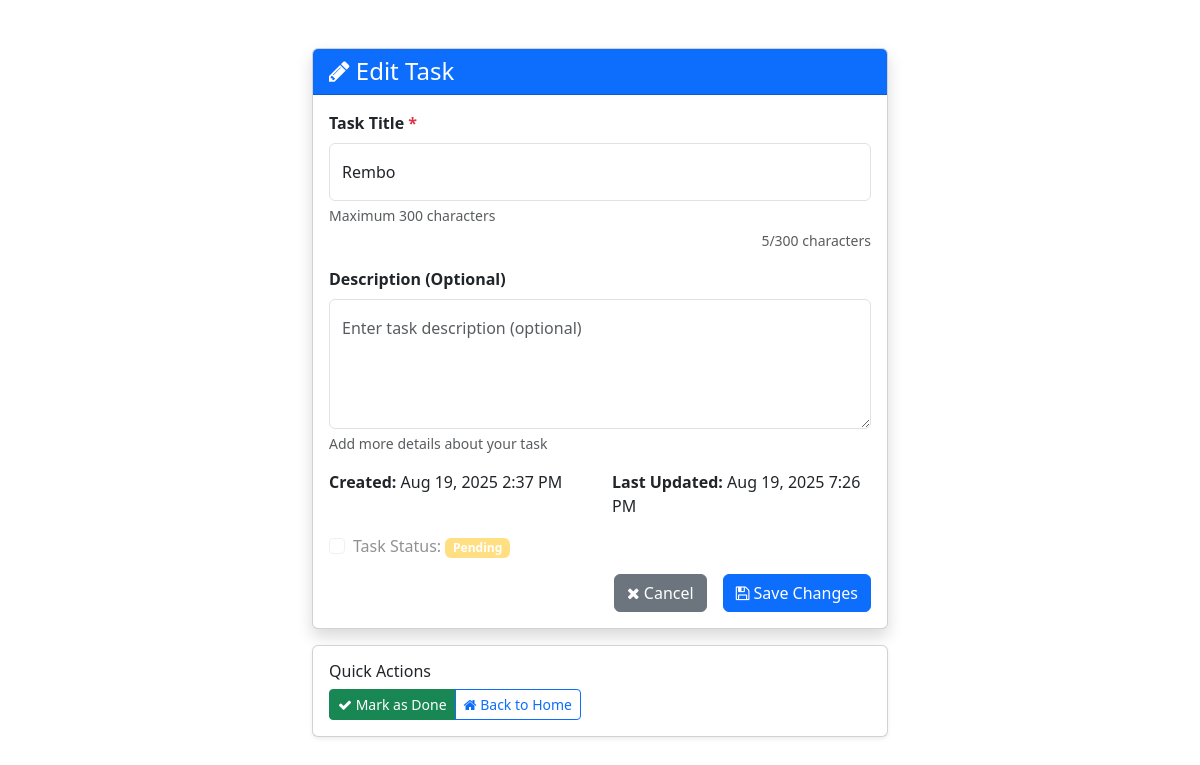
The page /todo/edit_task/7/ on the database as committed earlier.
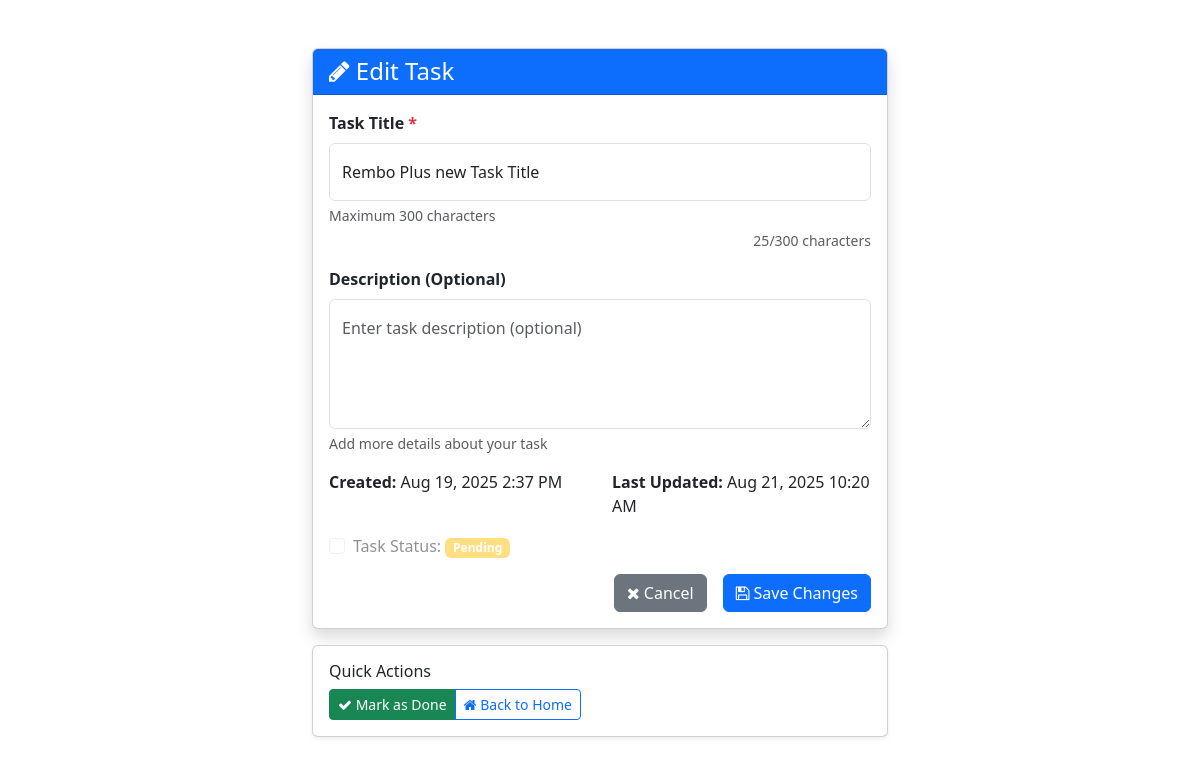
The same page on the database as committed later.
### todo_app/models.py (models this page shows, shortened)
class Todo(models.Model):
    title = models.CharField(max_length=300)
    description = models.TextField(blank=True, null=True)
    completed = models.BooleanField(default=False)
    created_at = models.DateTimeField(auto_now_add=True)
    updated_at = models.DateTimeField(auto_now=True)
    class Meta:
        ordering = ['-created_at']
        verbose_name = 'Todo Item'
        verbose_name_plural = 'Todo Items'

### todo_app/views.py (the view, shortened to what this page needs)
# urls.py: path('edit_task/<int:pk>/', views.edit_task, name='edit_task'),
def edit_task(request, pk):
    task = get_object_or_404(Todo, pk=pk)
    return render(request, 'edit_task.html', {'task': task})

### templates/edit_task.html (shortened to what the changed rows need)
<!DOCTYPE html>
<html lang="en">
  <head>
    <link
      href="https://cdn.jsdelivr.net/npm/bootstrap@5.3.0-alpha1/dist/css/bootstrap.min.css"
      rel="stylesheet"
    />
    <link
      rel="stylesheet"
      href="https://cdnjs.cloudflare.com/ajax/libs/font-awesome/4.7.0/css/font-awesome.min.css"
    />
  </head>
  <body>
    <div class="container mt-5">
      <div class="row justify-content-center">
        <div class="col-md-12">
          <div class="card shadow">
            <div class="card-body">
              <form method="POST">
                <div class="mb-3">
                  <label for="title" class="form-label">
                    <strong
                      >Task Title <span class="text-danger">*</span></strong
                    >
                  </label>
                  <input
                    type="text"
                    class="form-control"
                    id="title"
                    name="title"
                    value="{{ task.title }}"
                    required
                    placeholder="Enter task title"
                    maxlength="300"
                  />
                  <div class="form-text">Maximum 300 characters</div>
                </div>
                <div class="mb-3">
                  <label for="description" class="form-label">
                  </label>
                  <textarea
                    class="form-control"
                    id="description"
                    name="description"
                    rows="4"
                    placeholder="Enter task description (optional)"
                  >{{ task.description|default:"" }}</textarea>
                  <div class="form-text">Add more details about your task</div>
                </div>
                <div class="mb-3">
                  <div class="row">
                    <div class="col-md-6">
                      <strong>Created:</strong> {{ task.created_at|date:"M d, Y g:i A" }}
                    </div>
                    <div class="col-md-6">
                      <strong>Last Updated:</strong> {{ task.updated_at|date:"M d, Y g:i A" }}
                    </div>
                  </div>
                </div>
                <div class="mb-3">
                  <div class="form-check">
                  </div>
                </div>
                <div class="d-grid gap-2 d-md-flex justify-content-md-end">
                  <a href="{% url 'home' %}" class="btn btn-secondary me-md-2">
                  </a>
                  <button type="submit" class="btn btn-primary">
                  </button>
                </div>
              </form>
            </div>
          </div>
        </div>
      </div>
    </div>
  </body>
</html>

Rows that differ between the two databases and show on the page:
changed Todo: title "Rembo" → "Rembo Plus new Task Title"; updated_at "Aug 19, 2025 7:26 PM" → "Aug 21, 2025 10:20 AM"
Other text that changed with them:
text written by a page script: "5/300 characters" → "25/300 characters"
